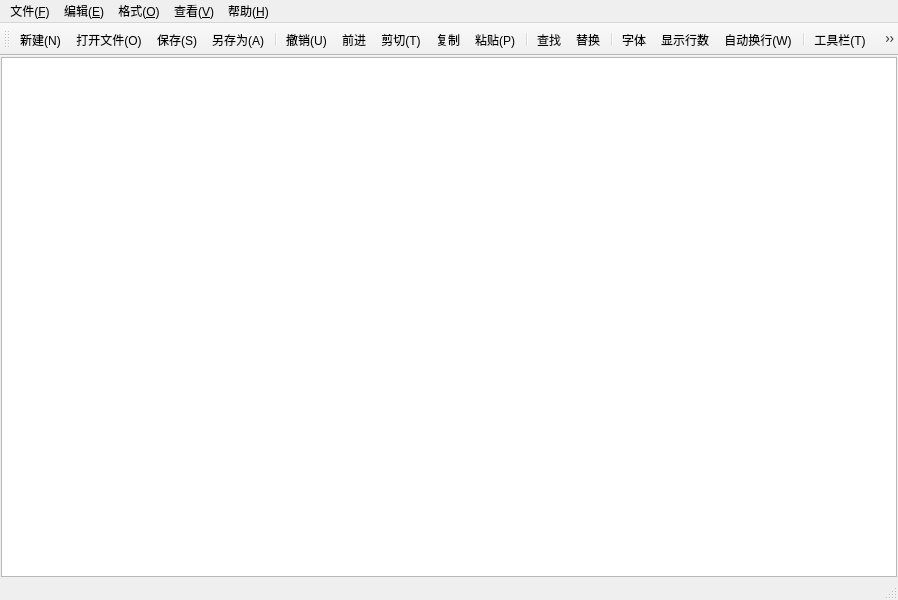
<?xml version="1.0" encoding="UTF-8"?>
<ui version="4.0">
 <class>MainWindow</class>
 <widget class="QMainWindow" name="MainWindow">
  <property name="geometry">
   <rect>
    <x>0</x>
    <y>0</y>
    <width>898</width>
    <height>600</height>
   </rect>
  </property>
  <property name="windowTitle">
   <string>MainWindow</string>
  </property>
  <widget class="QWidget" name="centralwidget">
   <layout class="QVBoxLayout" name="verticalLayout">
    <property name="spacing">
     <number>0</number>
    </property>
    <property name="leftMargin">
     <number>1</number>
    </property>
    <property name="topMargin">
     <number>1</number>
    </property>
    <property name="rightMargin">
     <number>1</number>
    </property>
    <property name="bottomMargin">
     <number>1</number>
    </property>
    <item>
     <widget class="QPlainTextEdit" name="plainTextEdit"/>
    </item>
   </layout>
  </widget>
  <widget class="QMenuBar" name="menubar">
   <property name="geometry">
    <rect>
     <x>0</x>
     <y>0</y>
     <width>898</width>
     <height>22</height>
    </rect>
   </property>
   <widget class="QMenu" name="menu">
    <property name="title">
     <string>文件(&amp;F)</string>
    </property>
    <addaction name="actionNew"/>
   </widget>
   <widget class="QMenu" name="menu_2">
    <property name="title">
     <string>编辑(&amp;E)</string>
    </property>
   </widget>
   <widget class="QMenu" name="menu_3">
    <property name="title">
     <string>格式(&amp;O)</string>
    </property>
   </widget>
   <widget class="QMenu" name="menu_4">
    <property name="title">
     <string>查看(&amp;V)</string>
    </property>
    <addaction name="actionToolbar"/>
   </widget>
   <widget class="QMenu" name="menu_H">
    <property name="title">
     <string>帮助(&amp;H)</string>
    </property>
   </widget>
   <addaction name="menu"/>
   <addaction name="menu_2"/>
   <addaction name="menu_3"/>
   <addaction name="menu_4"/>
   <addaction name="menu_H"/>
  </widget>
  <widget class="QStatusBar" name="statusbar"/>
  <widget class="QToolBar" name="toolBar">
   <property name="windowTitle">
    <string>toolBar</string>
   </property>
   <property name="toolButtonStyle">
    <enum>Qt::ToolButtonStyle::ToolButtonTextUnderIcon</enum>
   </property>
   <attribute name="toolBarArea">
    <enum>TopToolBarArea</enum>
   </attribute>
   <attribute name="toolBarBreak">
    <bool>false</bool>
   </attribute>
   <addaction name="actionNew"/>
   <addaction name="actionOpen"/>
   <addaction name="actionSave"/>
   <addaction name="actionSaveAs"/>
   <addaction name="separator"/>
   <addaction name="actionUndo"/>
   <addaction name="actionRedo"/>
   <addaction name="actionCut"/>
   <addaction name="actionCopy"/>
   <addaction name="actionPaste"/>
   <addaction name="separator"/>
   <addaction name="actionFind"/>
   <addaction name="actionReplace"/>
   <addaction name="separator"/>
   <addaction name="actionFont"/>
   <addaction name="actionShowLineNumber"/>
   <addaction name="actionWrap"/>
   <addaction name="separator"/>
   <addaction name="actionToolbar"/>
   <addaction name="actionStatusbar"/>
  </widget>
  <action name="actionNew">
   <property name="icon">
    <iconset resource="notepad.qrc">
     <normaloff>:/img/description.png</normaloff>:/img/description.png</iconset>
   </property>
   <property name="text">
    <string>新建(&amp;N)</string>
   </property>
   <property name="toolTip">
    <string>新建</string>
   </property>
   <property name="shortcut">
    <string>Ctrl+N</string>
   </property>
   <property name="menuRole">
    <enum>QAction::MenuRole::NoRole</enum>
   </property>
  </action>
  <action name="actionOpen">
   <property name="icon">
    <iconset resource="notepad.qrc">
     <normaloff>:/img/file_open.png</normaloff>:/img/file_open.png</iconset>
   </property>
   <property name="text">
    <string>打开文件(&amp;O)</string>
   </property>
   <property name="toolTip">
    <string>打开文件</string>
   </property>
   <property name="shortcut">
    <string>Ctrl+O</string>
   </property>
   <property name="menuRole">
    <enum>QAction::MenuRole::NoRole</enum>
   </property>
  </action>
  <action name="actionSave">
   <property name="icon">
    <iconset resource="notepad.qrc">
     <normaloff>:/img/save.png</normaloff>:/img/save.png</iconset>
   </property>
   <property name="text">
    <string>保存(&amp;S)</string>
   </property>
   <property name="toolTip">
    <string>保存文件</string>
   </property>
   <property name="shortcut">
    <string>Ctrl+S</string>
   </property>
   <property name="menuRole">
    <enum>QAction::MenuRole::NoRole</enum>
   </property>
  </action>
  <action name="actionSaveAs">
   <property name="icon">
    <iconset resource="notepad.qrc">
     <normaloff>:/img/save_as.png</normaloff>:/img/save_as.png</iconset>
   </property>
   <property name="text">
    <string>另存为(&amp;A)</string>
   </property>
   <property name="toolTip">
    <string>另存为</string>
   </property>
   <property name="menuRole">
    <enum>QAction::MenuRole::NoRole</enum>
   </property>
  </action>
  <action name="actionExit">
   <property name="text">
    <string>退出(&amp;X)</string>
   </property>
   <property name="toolTip">
    <string>退出</string>
   </property>
   <property name="menuRole">
    <enum>QAction::MenuRole::NoRole</enum>
   </property>
  </action>
  <action name="actionUndo">
   <property name="icon">
    <iconset resource="notepad.qrc">
     <normaloff>:/img/undo.png</normaloff>:/img/undo.png</iconset>
   </property>
   <property name="text">
    <string>撤销(&amp;U)</string>
   </property>
   <property name="toolTip">
    <string>撤销</string>
   </property>
   <property name="shortcut">
    <string>Ctrl+Z</string>
   </property>
   <property name="menuRole">
    <enum>QAction::MenuRole::NoRole</enum>
   </property>
  </action>
  <action name="actionCut">
   <property name="icon">
    <iconset resource="notepad.qrc">
     <normaloff>:/img/content_cut.png</normaloff>:/img/content_cut.png</iconset>
   </property>
   <property name="text">
    <string>剪切(&amp;T)</string>
   </property>
   <property name="toolTip">
    <string>剪切</string>
   </property>
   <property name="shortcut">
    <string>Ctrl+X</string>
   </property>
   <property name="menuRole">
    <enum>QAction::MenuRole::NoRole</enum>
   </property>
  </action>
  <action name="actionCopy">
   <property name="icon">
    <iconset resource="notepad.qrc">
     <normaloff>:/img/content_copy.png</normaloff>:/img/content_copy.png</iconset>
   </property>
   <property name="text">
    <string>复制</string>
   </property>
   <property name="toolTip">
    <string>复制</string>
   </property>
   <property name="shortcut">
    <string>Ctrl+C</string>
   </property>
   <property name="menuRole">
    <enum>QAction::MenuRole::NoRole</enum>
   </property>
  </action>
  <action name="actionPaste">
   <property name="icon">
    <iconset resource="notepad.qrc">
     <normaloff>:/img/content_paste.png</normaloff>:/img/content_paste.png</iconset>
   </property>
   <property name="text">
    <string>粘贴(&amp;P)</string>
   </property>
   <property name="toolTip">
    <string>粘贴</string>
   </property>
   <property name="shortcut">
    <string>Ctrl+V</string>
   </property>
   <property name="menuRole">
    <enum>QAction::MenuRole::NoRole</enum>
   </property>
  </action>
  <action name="actionFind">
   <property name="icon">
    <iconset resource="notepad.qrc">
     <normaloff>:/img/search.png</normaloff>:/img/search.png</iconset>
   </property>
   <property name="text">
    <string>查找</string>
   </property>
   <property name="toolTip">
    <string>查找</string>
   </property>
   <property name="shortcut">
    <string>Ctrl+F</string>
   </property>
   <property name="menuRole">
    <enum>QAction::MenuRole::NoRole</enum>
   </property>
  </action>
  <action name="actionReplace">
   <property name="icon">
    <iconset resource="notepad.qrc">
     <normaloff>:/img/find_replace.png</normaloff>:/img/find_replace.png</iconset>
   </property>
   <property name="text">
    <string>替换</string>
   </property>
   <property name="toolTip">
    <string>替换</string>
   </property>
   <property name="shortcut">
    <string>Ctrl+H</string>
   </property>
   <property name="menuRole">
    <enum>QAction::MenuRole::NoRole</enum>
   </property>
  </action>
  <action name="actionFont">
   <property name="icon">
    <iconset resource="notepad.qrc">
     <normaloff>:/img/format_size_.png</normaloff>:/img/format_size_.png</iconset>
   </property>
   <property name="text">
    <string>字体</string>
   </property>
   <property name="toolTip">
    <string>字体</string>
   </property>
   <property name="menuRole">
    <enum>QAction::MenuRole::NoRole</enum>
   </property>
  </action>
  <action name="actionRedo">
   <property name="icon">
    <iconset resource="notepad.qrc">
     <normaloff>:/img/redo.png</normaloff>:/img/redo.png</iconset>
   </property>
   <property name="text">
    <string>前进</string>
   </property>
   <property name="toolTip">
    <string>前进</string>
   </property>
   <property name="shortcut">
    <string>Ctrl+Y</string>
   </property>
   <property name="menuRole">
    <enum>QAction::MenuRole::NoRole</enum>
   </property>
  </action>
  <action name="actionToolbar">
   <property name="icon">
    <iconset resource="notepad.qrc">
     <normaloff>:/img/toolbar.png</normaloff>:/img/toolbar.png</iconset>
   </property>
   <property name="text">
    <string>工具栏(&amp;T)</string>
   </property>
  </action>
  <action name="actionWrap">
   <property name="icon">
    <iconset resource="notepad.qrc">
     <normaloff>:/img/wrap.png</normaloff>:/img/wrap.png</iconset>
   </property>
   <property name="text">
    <string>自动换行(&amp;W)</string>
   </property>
   <property name="toolTip">
    <string>自动换行</string>
   </property>
   <property name="menuRole">
    <enum>QAction::MenuRole::NoRole</enum>
   </property>
  </action>
  <action name="actionStatusbar">
   <property name="icon">
    <iconset resource="notepad.qrc">
     <normaloff>:/img/statusbar.png</normaloff>:/img/statusbar.png</iconset>
   </property>
   <property name="text">
    <string>状态栏(&amp;S)</string>
   </property>
   <property name="toolTip">
    <string>状态栏</string>
   </property>
   <property name="menuRole">
    <enum>QAction::MenuRole::NoRole</enum>
   </property>
  </action>
  <action name="actionSelectAll">
   <property name="icon">
    <iconset resource="notepad.qrc">
     <normaloff>:/img/select_all.png</normaloff>:/img/select_all.png</iconset>
   </property>
   <property name="text">
    <string>全选(&amp;A)</string>
   </property>
   <property name="toolTip">
    <string>全选</string>
   </property>
   <property name="shortcut">
    <string>Ctrl+A</string>
   </property>
   <property name="menuRole">
    <enum>QAction::MenuRole::NoRole</enum>
   </property>
  </action>
  <action name="actionShowLineNumber">
   <property name="icon">
    <iconset resource="notepad.qrc">
     <normaloff>:/img/showlinenumber.png</normaloff>:/img/showlinenumber.png</iconset>
   </property>
   <property name="text">
    <string>显示行数</string>
   </property>
   <property name="toolTip">
    <string>显示行数</string>
   </property>
   <property name="menuRole">
    <enum>QAction::MenuRole::NoRole</enum>
   </property>
  </action>
 </widget>
 <resources>
  <include location="notepad.qrc"/>
 </resources>
 <connections/>
</ui>
